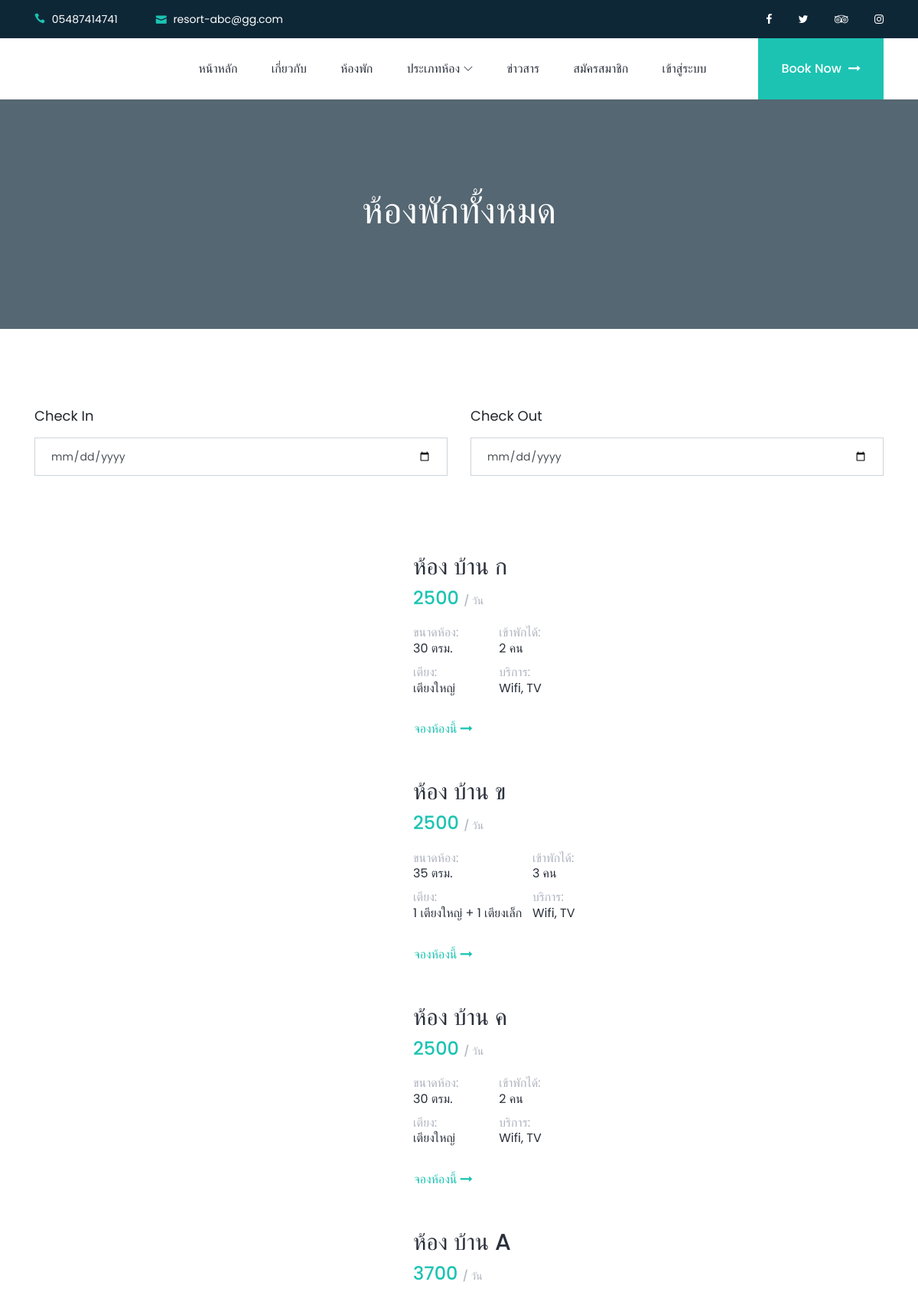
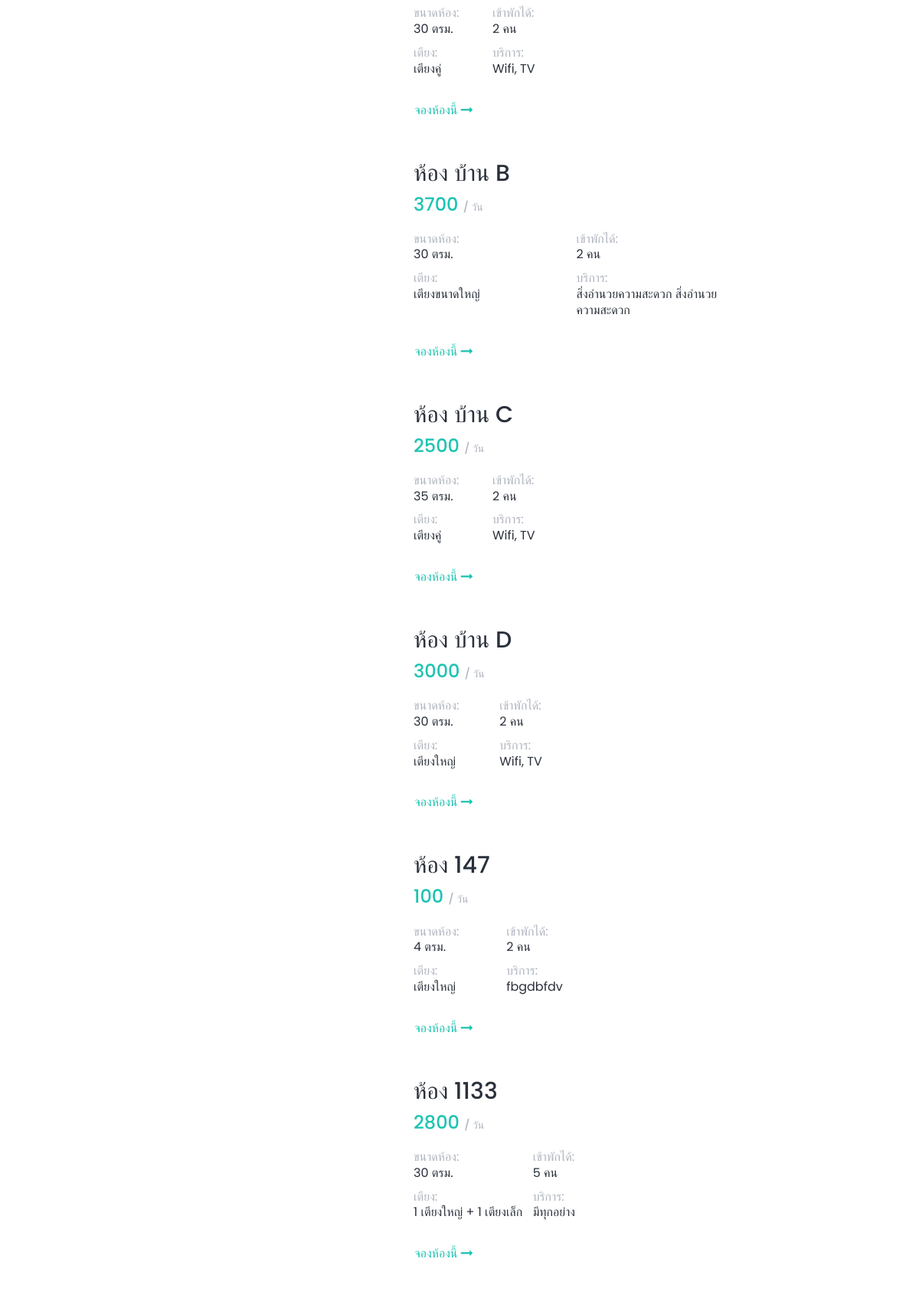
/room1.php (upper part), run on the app's committed database (2 pictures, top to bottom).
### tables this page shows
CREATE TABLE `tb_setting` (
  `wst_id` int(3) NOT NULL,
  `wst_about` text NOT NULL,
  `wst_name` varchar(100) NOT NULL,
  `wst_title` varchar(100) NOT NULL,
  `wst_email` varchar(100) NOT NULL,
  `wst_phone` varchar(100) NOT NULL,
  `wst_img` varchar(500) NOT NULL,
  `wst_show` tinyint(3) UNSIGNED NOT NULL DEFAULT 1
);

CREATE TABLE `tb_room` (
  `room_id` int(3) NOT NULL,
  `type_id` int(11) NOT NULL,
  `room_number` varchar(100) NOT NULL,
  `room_detail` text NOT NULL,
  `room_service` varchar(500) NOT NULL,
  `room_price` varchar(100) NOT NULL,
  `room_capacity` int(2) NOT NULL DEFAULT 0 COMMENT 'จำนวนผู้เข้าพักสูงสุด',
  `room_size` int(3) NOT NULL DEFAULT 0 COMMENT 'ขนาดห้องพัก ตรม.',
  `room_bed` varchar(100) DEFAULT NULL COMMENT 'ประเภทเตียง',
  `room_img` varchar(500) NOT NULL
);

### room1.php (the view, shortened to what this page needs)
<?php
include 'section-header.php';
include 'section-top-header.php';
include 'section-navbar.php';
$checkinDate = isset($_GET['checkinDate']) ? $_GET['checkinDate'] : '';
$checkoutDate = isset($_GET['checkoutDate']) ? $_GET['checkoutDate'] : '';
$sqlRoomAll = "SELECT * FROM tb_room";
$resultAllRooms = mysqli_query($Connection, $sqlRoomAll) or die(mysqli_error($Connection));
?>
<div class="breadcrumb-area bg-img bg-overlay jarallax" style="background-image: url(img/bg-img/16.jpg);">
    <div class="container h-100">
        <div class="row h-100 align-items-center">
            <div class="col-12">
                <div class="breadcrumb-content text-center">
                    <h2 class="page-title">ห้องพักทั้งหมด</h2>
                </div>
            </div>
        </div>
    </div>
</div>
<div class="roberto-rooms-area section-padding-100-0">
    <div class="container">
        <div class="row">
            <div class="col-12">
                <div class="hotel-reservation--area mb-100">
                    <form action="room1.php" method="get">
                        <div class="row justify-content-between align-items-end">
                            <div class="col-6 col-md-6 col-lg-6">
                                <label for="checkIn">Check In</label>
                                <input type="date" class="form-control" id="pick_date" name="checkinDate" required onchange="cal()" min="<?=date('Y-m-d');?>" value="<?=$checkinDate;?>">
                            </div>
                            <div class="col-6 col-md-6 col-lg-6">
                                <label for="checkOut">Check Out</label>
                                <input type="date" class="form-control" id="drop_date" name="checkoutDate" required onchange="cal()" min="<?=date('Y-m-d');?>" value="<?=$checkoutDate;?>">
                            </div>
                        </div>
                    </form>
                </div>
            </div>
            <?php while ($room = mysqli_fetch_assoc($resultAllRooms)) {
                $sqlRoomAvailable = "
                    SELECT COUNT(*) AS total
                    FROM tb_booking
                    WHERE room_id = {$room['room_id']}
                    AND (
                        ('$checkinDate' BETWEEN checkInDate AND checkOutDate)
                        OR ('$checkoutDate' BETWEEN checkInDate AND checkOutDate)
                    )
                ";
                $resultAvailable = mysqli_query($Connection, $sqlRoomAvailable);
                $availability = mysqli_fetch_assoc($resultAvailable);
                $isAvailable = ($availability['total'] == 0);
            ?>
            <div class="col-12 col-sm-10 col-lg-10">
                <div class="single-room-area d-flex align-items-center mb-50 wow fadeInUp" data-wow-delay="100ms">
                    <div class="room-thumbnail">
                    </div>
                    <div class="room-content">
                        <h2 class="mt-0">ห้อง <?=$room['room_number'];?></h2>
                        <h4><?=$room['room_price'];?> <span>/ วัน</span></h4>
                        <div class="room-feature">
                            <h6>ขนาดห้อง: <span><?=$room['room_size'];?> ตรม.</span></h6>
                            <h6>เข้าพักได้: <span><?=$room['room_capacity'];?> คน</span></h6>
                            <h6>เตียง: <span><?=$room['room_bed'];?> </span></h6>
                            <h6>บริการ: <span><?=$room['room_service'];?> </span></h6>
                        </div>
                        <?php if ($isAvailable) { ?>
                            <a href="booking.php?id=<?=$room['room_id'];?>&checkinDate=<?=$checkinDate;?>&checkoutDate=<?=$checkoutDate;?>&act=room-detail" class="btn view-detail-btn">จองห้องนี้ <i class="fa fa-long-arrow-right" aria-hidden="true"></i></a>
                        <?php } else { ?>
                            <button class="btn btn-danger" disabled>ไม่ว่าง</button>
                        <?php } ?>
                    </div>
                </div>
            </div>
            <?php } ?>
        </div>
    </div>
</div>
<?php
include 'section-footer.php';
?>

### section-top-header.php
<div class="top-header-area">
    <div class="container">
        <div class="row">
            <div class="col-6">
                <div class="top-header-content">
                    <a href="#"><i class="icon_phone"></i> <span><?=$rowab['wst_phone'];?></span></a>
                    <a href="#"><i class="icon_mail"></i> <span><?=$rowab['wst_email'];?></span></a>
                </div>
            </div>
            <div class="col-6">
                <div class="top-header-content">
                    <div class="top-social-area ml-auto">
                        <a href="#"><i class="fa fa-facebook" aria-hidden="true"></i></a>
                        <a href="#"><i class="fa fa-twitter" aria-hidden="true"></i></a>
                        <a href="#"><i class="fa fa-tripadvisor" aria-hidden="true"></i></a>
                        <a href="#"><i class="fa fa-instagram" aria-hidden="true"></i></a>
                    </div>
                </div>
            </div>
        </div>
    </div>
</div>

### style.css (style rules this page uses)
* { margin: 0; padding: 0; }
body { font-family: "Poppins", sans-serif; font-weight: 400; font-size: 16px; position: relative; z-index: auto; }
h1, h2, h3, h4, h5, h6 { font-family: "Poppins", sans-serif; color: #2a303b; line-height: 1.3; font-weight: 500; }
a, a:active, a:focus, a:hover { color: #2a303b; text-decoration: none; -webkit-transition-duration: 500ms; -o-transition-duration: 500ms; transition-duration: 500ms; outline: none; font-weight: 500; }
.bg-overlay { position: relative; z-index: 1; }
.bg-overlay::after { position: absolute; content: ""; height: 100%; width: 100%; top: 0; left: 0; z-index: -1; background-color: rgba(14, 39, 55, 0.7); }
.bg-img { background-position: center center !important; background-size: cover !important; background-repeat: no-repeat !important; }
.jarallax { position: relative; z-index: 0; }
.mb-50 { margin-bottom: 50px; }
.mb-100 { margin-bottom: 100px; }
.section-padding-100-0 { padding-top: 100px; padding-bottom: 0; }
.top-header-area { position: relative; z-index: 1; width: 100%; height: 50px; background-color: #0e2737; }
.top-header-area .top-header-content { display: -webkit-box; display: -ms-flexbox; display: flex; -webkit-box-align: center; -ms-flex-align: center; align-items: center; }
.top-header-area .top-header-content > a { color: #ffffff; font-size: 14px; font-weight: 400; line-height: 50px; display: inline-block; margin-right: 50px; }
.top-header-area .top-header-content > a:last-child { margin-right: 0; }
.top-header-area .top-header-content > a i { padding-right: 5px; color: #1cc3b2; }
.top-header-area .top-header-content .top-social-area a { display: inline-block; margin-right: 30px; color: #ffffff; line-height: 50px; font-size: 14px; }
.top-header-area .top-header-content .top-social-area a:last-child { margin-right: 0; }
.single-room-area { position: relative; z-index: 1; }
.single-room-area .room-thumbnail { position: relative; z-index: 1; -webkit-box-flex: 0; -ms-flex: 0 0 50%; flex: 0 0 50%; max-width: 50%; width: 50%; }
.single-room-area .room-content { position: relative; z-index: 1; padding-left: 35px; }
.single-room-area .room-content h2 { font-size: 30px; display: block; margin-bottom: 5px; }
.single-room-area .room-content h4 { color: #1cc3b2; margin-bottom: 20px; }
.single-room-area .room-content h4 span { color: #afb4bf; font-size: 14px; }
.single-room-area .room-content .room-feature { display: -webkit-box; display: -ms-flexbox; display: flex; -ms-flex-wrap: wrap; flex-wrap: wrap; position: relative; z-index: 1; margin-bottom: 20px; }
.single-room-area .room-content .room-feature h6 { -webkit-box-flex: 0; -ms-flex: 0 0 50%; flex: 0 0 50%; max-width: 50%; width: 50%; font-weight: 400; color: #afb4bf; margin-bottom: 10px; }
.single-room-area .room-content .room-feature h6 span { color: #2a303b; display: block; }
.single-room-area .room-content .view-detail-btn { padding: 0; font-size: 16px; color: #1cc3b2; font-weight: 500; }
.hotel-reservation--area { position: relative; z-index: 1; }
.hotel-reservation--area label, .hotel-reservation--area .range-price { font-size: 18px; display: block; margin-bottom: 15px; }
.hotel-reservation--area .form-control { width: 100%; height: 50px; text-align: left !important; font-size: 14px; padding: 0 20px; border-radius: 0 !important; }
.breadcrumb-area { position: relative; z-index: 1; height: 300px; }
.breadcrumb-area .page-title { color: #ffffff; font-size: 48px; }
.breadcrumb-content { position: relative; z-index: 1; }

### css/default-assets/classy-nav.css (style rules this page uses)
.justify-content-between { -webkit-box-pack: justify; -ms-flex-pack: justify; justify-content: space-between; }

### data on the page
tb_setting: wst_phone "05487414741", wst_email "resort-abc@gg.com"
tb_room: room_number "บ้าน ก", room_price "2500", room_size "30", room_capacity "2", room_bed "เตียงใหญ่", room_service "Wifi, TV"
tb_room: room_number "บ้าน ข", room_price "2500", room_size "35", room_capacity "3", room_bed "1 เตียงใหญ่ + 1 เตียงเล็ก", room_service "Wifi, TV"
tb_room: room_number "บ้าน ค", room_price "2500", room_size "30", room_capacity "2", room_bed "เตียงใหญ่", room_service "Wifi, TV"
tb_room: room_number "บ้าน A", room_price "3700", room_size "30", room_capacity "2", room_bed "เตียงคู่", room_service "Wifi, TV"
tb_room: room_number "บ้าน B", room_price "3700", room_size "30", room_capacity "2", room_bed "เตียงขนาดใหญ่", room_service "สิ่งอำนวยความสะดวก สิ่งอำนวยความสะดวก"
tb_room: room_number "บ้าน C", room_price "2500", room_size "35", room_capacity "2", room_bed "เตียงคู่", room_service "Wifi, TV"
tb_room: room_number "บ้าน D", room_price "3000", room_size "30", room_capacity "2", room_bed "เตียงใหญ่", room_service "Wifi, TV"
tb_room: room_number "147", room_price "100", room_size "4", room_capacity "2", room_bed "เตียงใหญ่", room_service "fbgdbfdv"
tb_room: room_number "1133", room_price "2800", room_size "30", room_capacity "5", room_bed "1 เตียงใหญ่ + 1 เตียงเล็ก", room_service "มีทุกอย่าง"
